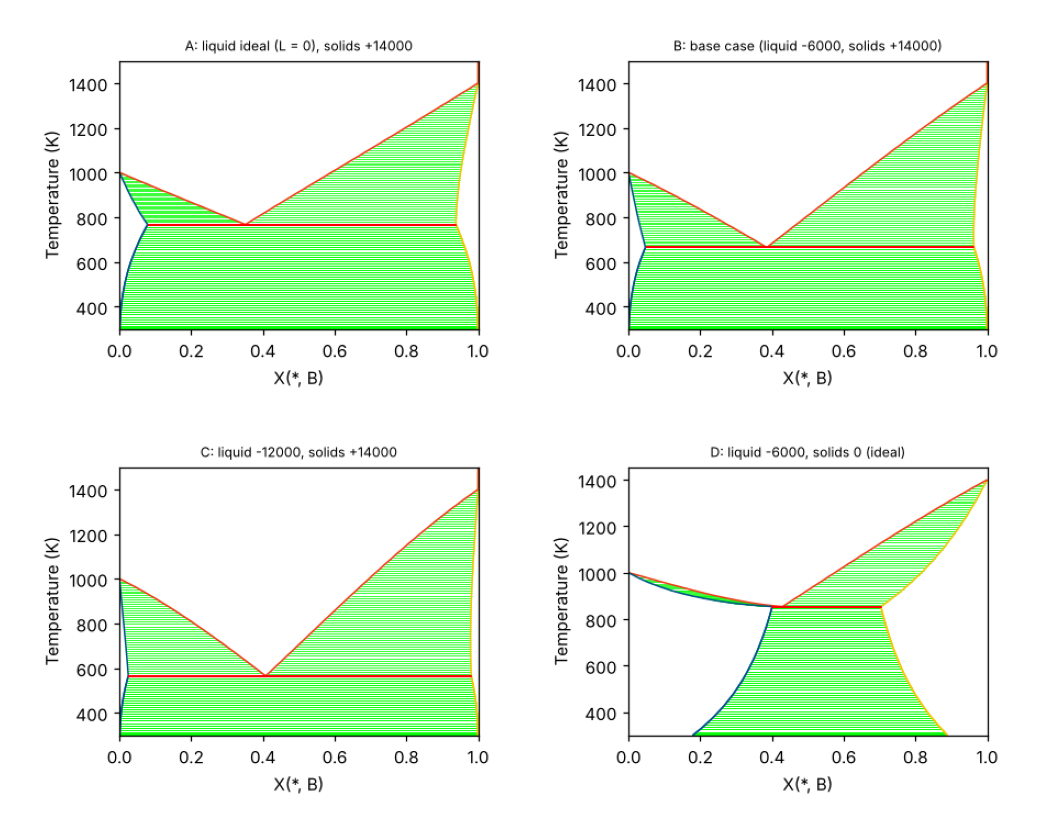

Generate this figure with Python:
"""How the interaction parameters shape the diagram: eutectic temperature and composition for four parameter sets."""
import warnings; warnings.filterwarnings("ignore")
import os
import numpy as np, matplotlib
matplotlib.use("Agg")
import matplotlib.pyplot as plt
from pycalphad import equilibrium, binplot, variables as v
from tools505 import load, PHASES

cases = {
    "A: liquid ideal (L = 0), solids +14000":      {"L(LIQUID,A,B;0) 298.15 -6000": "L(LIQUID,A,B;0) 298.15 0"},
    "B: base case (liquid -6000, solids +14000)":  {},
    "C: liquid -12000, solids +14000":             {"L(LIQUID,A,B;0) 298.15 -6000": "L(LIQUID,A,B;0) 298.15 -12000"},
    "D: liquid -6000, solids 0 (ideal)":           {"L(ALPHA,A,B;0) 298.15 +14000": "L(ALPHA,A,B;0) 298.15 0", "L(BETA,A,B;0)  298.15 +14000": "L(BETA,A,B;0)  298.15 0"},
}
def eutectic(db):
    """Lowest temperature at which the liquid is stable on a grid of composition and temperature, and the composition of the liquid there."""
    xs, Ts = np.arange(0.20, 0.70, 0.01), np.arange(1000, 300, -2.0)
    eq = equilibrium(db, ["A", "B", "VA"], PHASES, {v.X("B"): xs, v.T: Ts, v.P: 101325, v.N: 1})
    ph = eq.Phase.values.squeeze()                      # dimensions: (T, x, vertex)
    xl = eq.X.sel(component="B").values.squeeze()       # composition of each stable phase, same dimensions
    j = np.argwhere((ph == "LIQUID").any(axis=-1))[:, 0].max()          # largest index = lowest T with liquid
    sel = ph[j] == "LIQUID"
    return Ts[j], np.nanmean(xl[j][sel])

print("%-46s %10s %9s" % ("case", "T_eut (K)", "x_B,eut"))
imgs = []
for k, (name, subs) in enumerate(cases.items()):
    db = load(subs=subs)
    Te, xe = eutectic(db)
    print("%-46s %10.0f %9.3f" % (name, Te, xe), flush=True)
    ax = binplot(db, ["A", "B", "VA"], PHASES, {v.X("B"): (0, 1, 0.01), v.T: (300, 1500, 10), v.P: 101325, v.N: 1})
    ax.set_title(name, fontsize=8)
    if ax.get_legend(): ax.get_legend().remove()
    ax.figure.set_size_inches(4, 3.2); ax.figure.tight_layout(); ax.figure.savefig(f"_d{k}.png", dpi=110); plt.close(ax.figure)
    imgs.append(f"_d{k}.png")
fig, axes = plt.subplots(2, 2, figsize=(8, 6.4))
for a, f in zip(axes.flat, imgs): a.imshow(plt.imread(f)); a.axis("off")
fig.tight_layout(); fig.savefig("sensitivity.png", dpi=130)
for f in imgs: os.remove(f)
